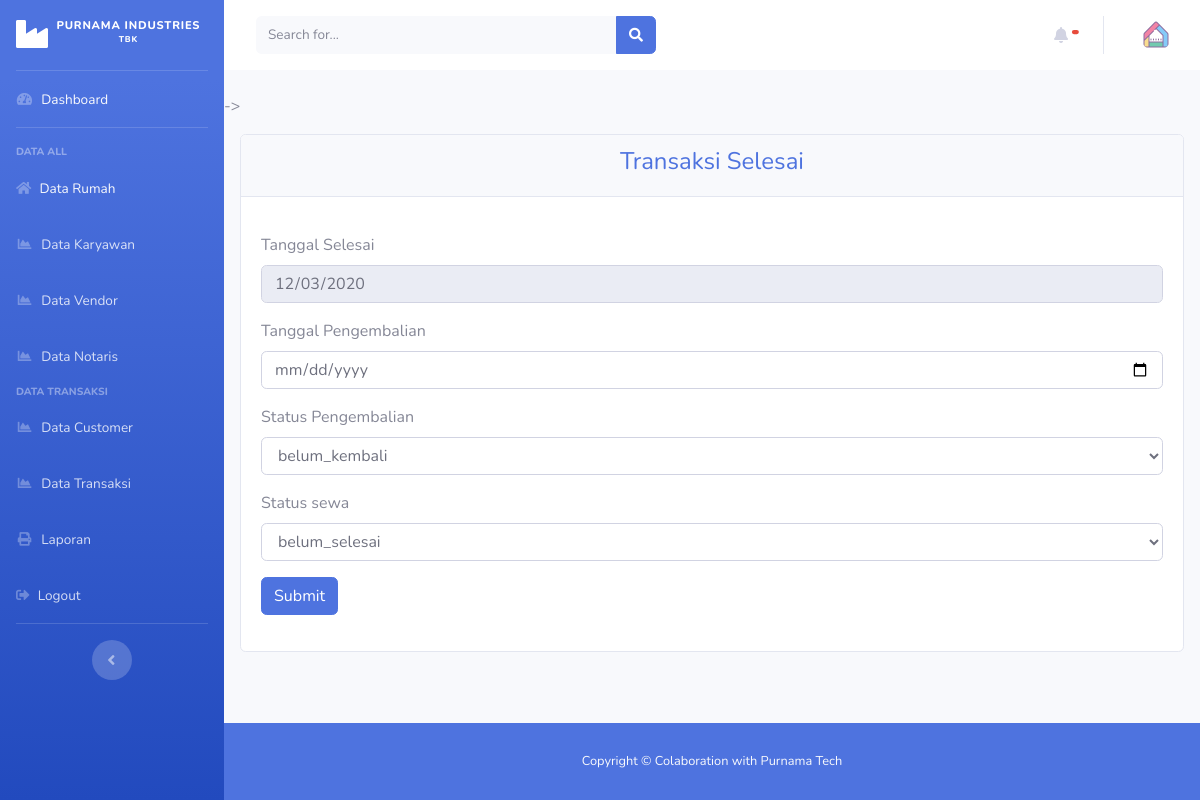
/admin/transaksi/transaksi_selesai/13, run on the app's committed database.
### tables this page shows
CREATE TABLE `transaksi` (
  `id_booking` int(20) NOT NULL,
  `id_customer` int(20) NOT NULL,
  `id_rumah` int(20) NOT NULL,
  `tgl_sewa` date NOT NULL,
  `tanggal_selesai` date NOT NULL,
  `harga` int(20) NOT NULL,
  `denda` int(20) NOT NULL,
  `tgl_pengembalian` date NOT NULL,
  `total_denda` int(20) NOT NULL,
  `status_pengembalian` varchar(20) NOT NULL,
  `status_sewa` varchar(20) NOT NULL,
  `bukti_pembayaran` varchar(40) NOT NULL,
  `status_pembayaran` int(11) NOT NULL
);

### application/controllers/admin/transaksi.php (called while the page is built, shortened)
<?php
class Transaksi extends CI_Controller
{
    public function transaksi_selesai($id)
    {
        $data['transaksi'] = $this->db->query("SELECT * FROM transaksi WHERE id_booking='$id'")->result();
        $this->load->view('templates_admin/header');
        $this->load->view('templates_admin/sidebar');
        $this->load->view('admin/transaksi_selesai', $data);
        $this->load->view('templates_admin/footer');
    }
}

### index.php (called while the page is built, shortened)
<?php
require_once BASEPATH.'core/CodeIgniter.php';

### application/views/admin/transaksi_selesai.php (the view, shortened to what this page needs)
<div class="main-content">
    <div class="section">
        <div class="section-header">
            <div class="card m-3">
                <div class="card-header">
                    <h4 class="text text-center text-primary">Transaksi Selesai</h4>
                </div>
                <div class="card-body my-3">
                    <form action="<?= base_url('admin/transaksi/transaksi_selesai_aksi') ?>" method="POST">
                        <?php foreach ($transaksi as $tr) : ?>
                            <div class="form-group">
                                <label> Tanggal Selesai</label>
                                <input type="date" name="tangal_selesai " class="form-control" value="<?= $tr->tanggal_selesai ?>" readonly>
                            </div>
                            <div class="form-group">
                                <label> Tanggal Pengembalian</label>
                                <input type="date" name="tgl_pengembalian" class="form-control">
                            </div>
                            <div class="form-group">
                                <label>Status Pengembalian</label>
                                <select name="status_pengembalian" class="form-control">
                                    <option value="<?= $tr->status_pengembalian ?>"><?= $tr->status_pengembalian ?></option>
                                </select>
                            </div>
                            <div class="form-group">
                                <label>Status sewa</label>
                                <select name="status_sewa" class="form-control">
                                    <option value="<?= $tr->status_sewa ?>"><?= $tr->status_sewa ?></option>
                                </select>
                            </div>
                            <button type="submit" class="btn btn-primary">Submit</button>
                        <?php endforeach ?>
                    </form>
                </div>
            </div>
        </div>
    </div>
</div>

### data on the page
transaksi: tanggal_selesai "12/03/2020", status_pengembalian "belum_kembali", status_sewa "belum_selesai"
